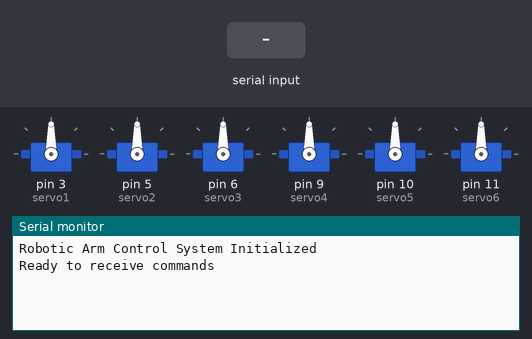
Recording of a sketch running on a simulated Arduino Uno, built with avr-gcc and run on an emulated ATmega328P. Shown: 6 × servo, the last lines printed to the serial monitor. Inputs (shaded band) come from the test bench.

Above: at 1.2 s.
1.3 s: "90 45\n" received over Serial
At 1.8 s:
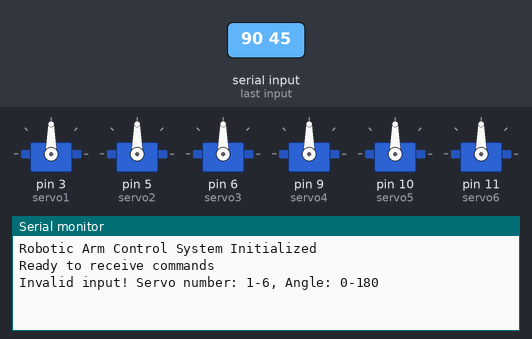
2.8 s: "1\n" received over Serial
At 4.0 s:
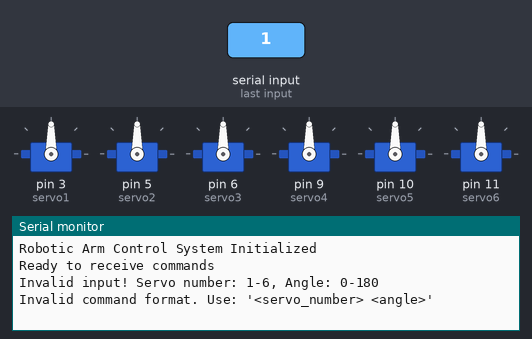

The sketch:

input_angle.ino
```cpp
#include <Servo.h> // Include the Servo library

// Create Servo objects
Servo servo1, servo2, servo3, servo4, servo5, servo6;

// Variables to track current angles
int currentAngles[6] = {90, 90, 90, 90, 90, 90};

void setup() {
  Serial.begin(9600); // Initialize Serial communication at 9600 baud

  // Attach servos to respective pins
  servo1.attach(3);
  servo2.attach(5);
  servo3.attach(6);
  servo4.attach(9);
  servo5.attach(10);
  servo6.attach(11);

  // Set all servos to default position 90°
  for (int i = 0; i < 6; i++) {
    moveServo(i+1, 90);
  }

  Serial.println("Robotic Arm Control System Initialized");
  Serial.println("Ready to receive commands");
}

void loop() {
  if (Serial.available() > 0) {
    String input = Serial.readStringUntil('\n'); // Read input until newline

    // Parse the input
    int spaceIdx = input.indexOf(' ');
    if (spaceIdx == -1) {
      Serial.println("Invalid command format. Use: '<servo_number> <angle>'");
      return;
    }

    int servoNumber = input.substring(0, spaceIdx).toInt();
    int angle = input.substring(spaceIdx + 1).toInt();

    // Check for valid input
    if (servoNumber >= 1 && servoNumber <= 6 && angle >= 0 && angle <= 180) {
      moveServo(servoNumber, angle);
    } else {
      Serial.println("Invalid input! Servo number: 1-6, Angle: 0-180");
    }
  }
}

// Function to move a servo smoothly
void moveServo(int servoNumber, int targetAngle) {
  // Get current angle
  int currentAngle = currentAngles[servoNumber-1];

  // Only move if the angle has changed significantly (to reduce jitter)
  if (abs(targetAngle - currentAngle) >= 2) {
    // Update the servo position
    switch (servoNumber) {
      case 1: servo1.write(targetAngle); break;
      case 2: servo2.write(targetAngle); break;
      case 3: servo3.write(targetAngle); break;
      case 4: servo4.write(targetAngle); break;
      case 5: servo5.write(targetAngle); break;
      case 6: servo6.write(targetAngle); break;
    }

    // Update the current angle
    currentAngles[servoNumber-1] = targetAngle;

    // Send feedback
    Serial.print("Servo ");
    Serial.print(servoNumber);
    Serial.print(" moved to ");
    Serial.print(targetAngle);
    Serial.println("°");
  }
}
```

Measured:
- after the input at 1.3 s, the serial monitor: prints a new line at once (image 1)
- after the input at 2.8 s, the serial monitor: prints a new line at once (image 2)
